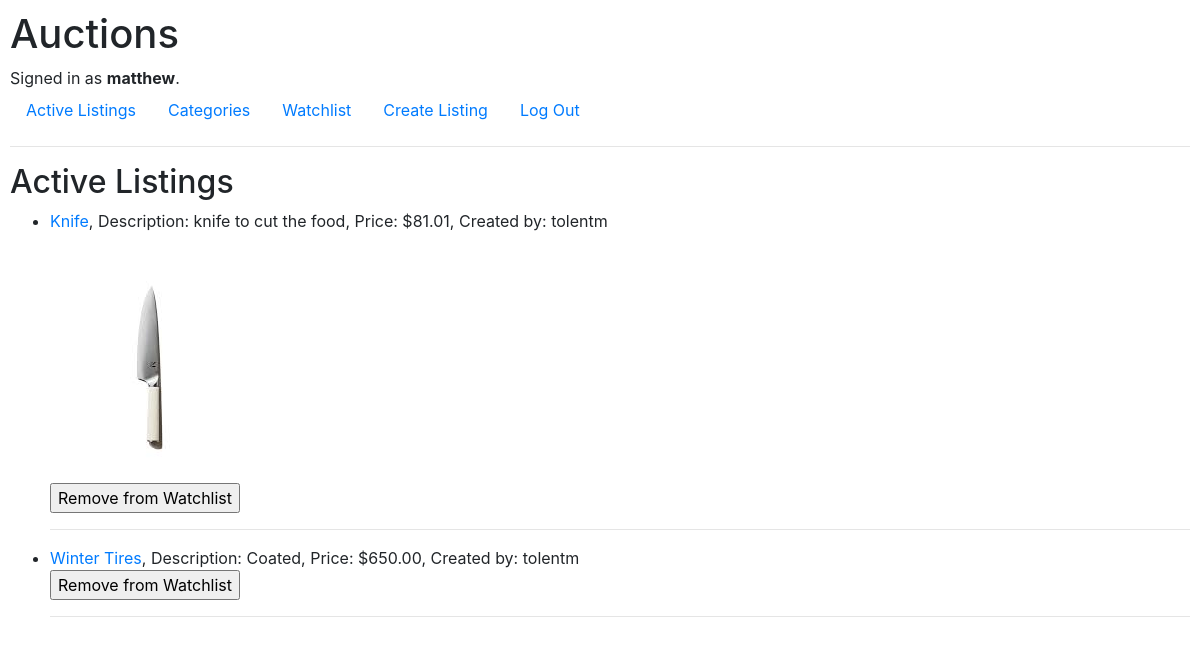
The app's page /watchlist (signed in) with its own data.
### auctions/models.py (models this page shows, shortened)
class User(AbstractUser):
    pass

class Watchlist(models.Model):
    user = models.ForeignKey(User, on_delete=models.CASCADE, null=True)
    listing = models.ForeignKey(Listing, on_delete=models.CASCADE, null=True)
    created = models.DateTimeField(auto_now_add=True)
    class Meta:
        ordering = ['-created']

class Listing(models.Model):
    user = models.ForeignKey(User, on_delete=models.CASCADE, null=True)
    category = models.ForeignKey(Category, on_delete=models.SET_NULL, null=True, blank=True)
    title = models.CharField(max_length=64)
    description = models.CharField(max_length=64, null=True, blank=True)
    current_bid_value = models.DecimalField(null=True, decimal_places=2, max_digits=7)
    image = models.ImageField(null=True, blank=True, upload_to='images/')
    created = models.DateTimeField(auto_now_add=True)
    updated = models.DateTimeField(auto_now=True)
    class Meta:
        ordering = ['-updated','-created']

### auctions/views.py (the view)
# urls.py: path("watchlist", views.watchlist, name="watchlist"),
@login_required(login_url='login')
def watchlist(request):
    watchlist = Watchlist.objects.filter(user=request.user)
    if request.POST.get("delete"):
        deleteFromWatchlist(request)
        return HttpResponseRedirect(reverse("watchlist"))
    context = {'watchlist': watchlist }
    return render(request,"auctions/watchlist.html", context)

### auctions/templates/auctions/watchlist.html (shortened to what this page needs)
{% extends "auctions/layout.html" %}
{% block body %}
<h2>Active Listings</h2>
    <ul>
        {% for item in watchlist %}
            <li><a href="{% url 'listing' item.id %}">{{item.listing.title}}</a>, Description: {{item.listing.description}},
                 Price: ${{item.listing.current_bid_value}}, Created by: {{item.listing.user}}</li>
            {% if item.listing.image %}
                {% load static %}
                <img src="{{ item.listing.image.url }}" alt="{{ item.listing.title }}">
            {% endif %}
                <form action="" method=POST>
                    <input type="submit" name="delete" value="Remove from Watchlist">
                </form>
            <hr>
            {% empty %}
            No Watchlist listings
        {% endfor %}
    </ul>
{% endblock %}

### auctions/templates/auctions/layout.html (shortened to what this page needs)
{% load static %}
<!DOCTYPE html>
<html lang="en">
    <head>
        <link rel="stylesheet" href="https://stackpath.bootstrapcdn.com/bootstrap/4.4.1/css/bootstrap.min.css">
        <link href="{% static 'auctions/styles.css' %}" rel="stylesheet">
    </head>
    <body>
        <h1>Auctions</h1>
        <div>
            {% if user.is_authenticated %}
                Signed in as <strong>{{ user.username }}</strong>.
            {% else %}
                Not signed in.
            {% endif %}
        </div>
        <ul class="nav">
            <li class="nav-item">
                <a class="nav-link" href="{% url 'index' %}">Active Listings</a>
            </li>
            <li class="nav-item">
                <a class="nav-link" href="{% url 'categories' %}">Categories</a>
            </li>
            {% if user.is_authenticated %}
                <li class="nav-item">
                    <a class="nav-link" href="{% url 'watchlist'%}">Watchlist</a>
                </li>
                <li class="nav-item">
                    <a class="nav-link" href="{% url 'create-listing'%}">Create Listing</a>
                </li>
                <li class="nav-item">
                    <a class="nav-link" href="{% url 'logout' %}">Log Out</a>
                </li>
            {% endif %}
        </ul>
        <hr>
        {% block body %}
        {% endblock %}
    </body>
</html>

### auctions/static/auctions/styles.css (style rules this page uses)
body { padding: 10px; }

### records on screen
User: username "matthew"
Watchlist: listing "Knife", listing.description "knife to cut the food", listing.current_bid_value "81.01", listing.user "tolentm", listing.image (picture)
Watchlist: listing "Winter Tires", listing.description "Coated", listing.current_bid_value "650.00", listing.user "tolentm"
